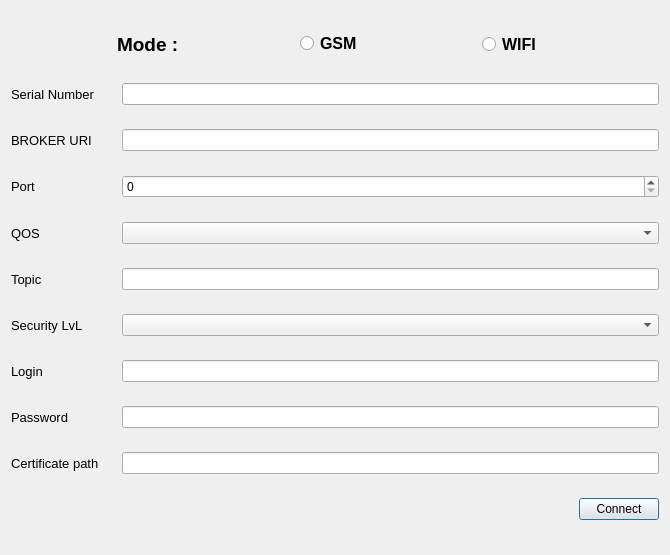
<?xml version="1.0" encoding="UTF-8"?>
<ui version="4.0">
 <class>TGURdata</class>
 <widget class="QDialog" name="TGURdata">
  <property name="geometry">
   <rect>
    <x>0</x>
    <y>0</y>
    <width>670</width>
    <height>555</height>
   </rect>
  </property>
  <property name="windowTitle">
   <string>Dialog</string>
  </property>
  <layout class="QVBoxLayout" name="verticalLayout">
   <item>
    <layout class="QHBoxLayout" name="horizontalLayout">
     <item>
      <widget class="QLabel" name="label_11">
       <property name="sizePolicy">
        <sizepolicy hsizetype="Minimum" vsizetype="Minimum">
         <horstretch>0</horstretch>
         <verstretch>0</verstretch>
        </sizepolicy>
       </property>
       <property name="minimumSize">
        <size>
         <width>0</width>
         <height>0</height>
        </size>
       </property>
       <property name="maximumSize">
        <size>
         <width>100</width>
         <height>100</height>
        </size>
       </property>
       <property name="frameShape">
        <enum>QFrame::NoFrame</enum>
       </property>
       <property name="frameShadow">
        <enum>QFrame::Plain</enum>
       </property>
       <property name="text">
        <string/>
       </property>
       <property name="pixmap">
        <pixmap resource="../media/Ressource.qrc">:/new/prefix1/icons8-choose-48.png</pixmap>
       </property>
       <property name="alignment">
        <set>Qt::AlignBottom|Qt::AlignHCenter</set>
       </property>
       <property name="margin">
        <number>5</number>
       </property>
       <property name="indent">
        <number>0</number>
       </property>
      </widget>
     </item>
     <item>
      <widget class="QLabel" name="label_9">
       <property name="font">
        <font>
         <pointsize>14</pointsize>
         <bold>true</bold>
        </font>
       </property>
       <property name="text">
        <string>Mode :</string>
       </property>
      </widget>
     </item>
     <item>
      <widget class="QRadioButton" name="GSMBtn_2">
       <property name="font">
        <font>
         <pointsize>12</pointsize>
         <bold>true</bold>
        </font>
       </property>
       <property name="text">
        <string>GSM</string>
       </property>
      </widget>
     </item>
     <item>
      <widget class="QRadioButton" name="WIFIBtn_2">
       <property name="minimumSize">
        <size>
         <width>0</width>
         <height>30</height>
        </size>
       </property>
       <property name="font">
        <font>
         <pointsize>12</pointsize>
         <bold>true</bold>
        </font>
       </property>
       <property name="text">
        <string>WIFI</string>
       </property>
      </widget>
     </item>
    </layout>
   </item>
   <item>
    <layout class="QHBoxLayout" name="horizontalLayout_2">
     <item>
      <widget class="QLabel" name="label_10">
       <property name="minimumSize">
        <size>
         <width>105</width>
         <height>0</height>
        </size>
       </property>
       <property name="font">
        <font>
         <pointsize>10</pointsize>
        </font>
       </property>
       <property name="frameShape">
        <enum>QFrame::Panel</enum>
       </property>
       <property name="frameShadow">
        <enum>QFrame::Sunken</enum>
       </property>
       <property name="lineWidth">
        <number>0</number>
       </property>
       <property name="text">
        <string>Serial Number</string>
       </property>
      </widget>
     </item>
     <item>
      <widget class="QLineEdit" name="SerialNumber"/>
     </item>
    </layout>
   </item>
   <item>
    <layout class="QHBoxLayout" name="horizontalLayout_4">
     <item>
      <widget class="QLabel" name="label">
       <property name="minimumSize">
        <size>
         <width>105</width>
         <height>0</height>
        </size>
       </property>
       <property name="font">
        <font>
         <pointsize>10</pointsize>
        </font>
       </property>
       <property name="text">
        <string>BROKER URI</string>
       </property>
      </widget>
     </item>
     <item>
      <widget class="QLineEdit" name="BrokerURI"/>
     </item>
    </layout>
   </item>
   <item>
    <layout class="QHBoxLayout" name="horizontalLayout_5">
     <item>
      <widget class="QLabel" name="label_2">
       <property name="sizePolicy">
        <sizepolicy hsizetype="Preferred" vsizetype="Preferred">
         <horstretch>0</horstretch>
         <verstretch>0</verstretch>
        </sizepolicy>
       </property>
       <property name="minimumSize">
        <size>
         <width>105</width>
         <height>0</height>
        </size>
       </property>
       <property name="font">
        <font>
         <pointsize>10</pointsize>
        </font>
       </property>
       <property name="text">
        <string>Port</string>
       </property>
      </widget>
     </item>
     <item>
      <widget class="QSpinBox" name="Port">
       <property name="sizePolicy">
        <sizepolicy hsizetype="Expanding" vsizetype="Fixed">
         <horstretch>0</horstretch>
         <verstretch>0</verstretch>
        </sizepolicy>
       </property>
       <property name="maximum">
        <number>9999</number>
       </property>
      </widget>
     </item>
    </layout>
   </item>
   <item>
    <layout class="QHBoxLayout" name="horizontalLayout_6">
     <item>
      <widget class="QLabel" name="label_3">
       <property name="sizePolicy">
        <sizepolicy hsizetype="Preferred" vsizetype="Preferred">
         <horstretch>0</horstretch>
         <verstretch>0</verstretch>
        </sizepolicy>
       </property>
       <property name="minimumSize">
        <size>
         <width>105</width>
         <height>0</height>
        </size>
       </property>
       <property name="font">
        <font>
         <pointsize>10</pointsize>
        </font>
       </property>
       <property name="text">
        <string>QOS</string>
       </property>
      </widget>
     </item>
     <item>
      <widget class="QComboBox" name="QOS">
       <property name="sizePolicy">
        <sizepolicy hsizetype="Expanding" vsizetype="Fixed">
         <horstretch>0</horstretch>
         <verstretch>0</verstretch>
        </sizepolicy>
       </property>
      </widget>
     </item>
    </layout>
   </item>
   <item>
    <layout class="QHBoxLayout" name="horizontalLayout_7">
     <item>
      <widget class="QLabel" name="label_4">
       <property name="sizePolicy">
        <sizepolicy hsizetype="Fixed" vsizetype="Preferred">
         <horstretch>0</horstretch>
         <verstretch>0</verstretch>
        </sizepolicy>
       </property>
       <property name="minimumSize">
        <size>
         <width>105</width>
         <height>0</height>
        </size>
       </property>
       <property name="font">
        <font>
         <pointsize>10</pointsize>
        </font>
       </property>
       <property name="text">
        <string>Topic</string>
       </property>
      </widget>
     </item>
     <item>
      <widget class="QLineEdit" name="Topic">
       <property name="minimumSize">
        <size>
         <width>100</width>
         <height>0</height>
        </size>
       </property>
      </widget>
     </item>
    </layout>
   </item>
   <item>
    <layout class="QHBoxLayout" name="horizontalLayout_8">
     <item>
      <widget class="QLabel" name="label_5">
       <property name="sizePolicy">
        <sizepolicy hsizetype="Fixed" vsizetype="Preferred">
         <horstretch>0</horstretch>
         <verstretch>0</verstretch>
        </sizepolicy>
       </property>
       <property name="minimumSize">
        <size>
         <width>105</width>
         <height>0</height>
        </size>
       </property>
       <property name="font">
        <font>
         <pointsize>10</pointsize>
        </font>
       </property>
       <property name="text">
        <string>Security LvL</string>
       </property>
      </widget>
     </item>
     <item>
      <widget class="QComboBox" name="SecurityLevel">
       <property name="sizePolicy">
        <sizepolicy hsizetype="Expanding" vsizetype="Fixed">
         <horstretch>0</horstretch>
         <verstretch>0</verstretch>
        </sizepolicy>
       </property>
      </widget>
     </item>
    </layout>
   </item>
   <item>
    <layout class="QHBoxLayout" name="horizontalLayout_9">
     <item>
      <widget class="QLabel" name="label_6">
       <property name="minimumSize">
        <size>
         <width>105</width>
         <height>0</height>
        </size>
       </property>
       <property name="font">
        <font>
         <pointsize>10</pointsize>
        </font>
       </property>
       <property name="text">
        <string>Login</string>
       </property>
      </widget>
     </item>
     <item>
      <widget class="QLineEdit" name="Login"/>
     </item>
    </layout>
   </item>
   <item>
    <layout class="QHBoxLayout" name="horizontalLayout_10">
     <item>
      <widget class="QLabel" name="label_7">
       <property name="minimumSize">
        <size>
         <width>105</width>
         <height>0</height>
        </size>
       </property>
       <property name="font">
        <font>
         <pointsize>10</pointsize>
        </font>
       </property>
       <property name="text">
        <string>Password</string>
       </property>
      </widget>
     </item>
     <item>
      <widget class="QLineEdit" name="Password">
       <property name="text">
        <string/>
       </property>
       <property name="echoMode">
        <enum>QLineEdit::Password</enum>
       </property>
      </widget>
     </item>
    </layout>
   </item>
   <item>
    <layout class="QHBoxLayout" name="horizontalLayout_11">
     <item>
      <widget class="QLabel" name="label_8">
       <property name="minimumSize">
        <size>
         <width>105</width>
         <height>0</height>
        </size>
       </property>
       <property name="font">
        <font>
         <pointsize>10</pointsize>
        </font>
       </property>
       <property name="text">
        <string>Certificate path</string>
       </property>
      </widget>
     </item>
     <item>
      <widget class="QLineEdit" name="lineEdit_certif"/>
     </item>
    </layout>
   </item>
   <item>
    <layout class="QHBoxLayout" name="horizontalLayout_3">
     <item>
      <spacer name="horizontalSpacer">
       <property name="orientation">
        <enum>Qt::Horizontal</enum>
       </property>
       <property name="sizeHint" stdset="0">
        <size>
         <width>40</width>
         <height>20</height>
        </size>
       </property>
      </spacer>
     </item>
     <item>
      <widget class="QPushButton" name="Connection">
       <property name="enabled">
        <bool>true</bool>
       </property>
       <property name="sizePolicy">
        <sizepolicy hsizetype="Fixed" vsizetype="Fixed">
         <horstretch>0</horstretch>
         <verstretch>0</verstretch>
        </sizepolicy>
       </property>
       <property name="focusPolicy">
        <enum>Qt::StrongFocus</enum>
       </property>
       <property name="text">
        <string>Connect</string>
       </property>
      </widget>
     </item>
    </layout>
   </item>
  </layout>
 </widget>
 <resources>
  <include location="../media/Ressource.qrc"/>
 </resources>
 <connections/>
</ui>
